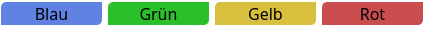
    <widget class="QFrame" name="frameFarbwahl">
     <property name="geometry">
      <rect>
       <x>704</x>
       <y>375</y>
       <width>424</width>
       <height>28</height>
      </rect>
     </property>
     <property name="styleSheet">
      <string notr="true">background-color: rgba(255, 255, 255, 0);</string>
     </property>
     <property name="frameShape">
      <enum>QFrame::StyledPanel</enum>
     </property>
     <property name="frameShadow">
      <enum>QFrame::Raised</enum>
     </property>
     <layout class="QHBoxLayout" name="horizontalLayout_2">
      <property name="leftMargin">
       <number>0</number>
      </property>
      <property name="topMargin">
       <number>1</number>
      </property>
      <property name="rightMargin">
       <number>0</number>
      </property>
      <property name="bottomMargin">
       <number>4</number>
      </property>
      <item>
       <widget class="QPushButton" name="pushButtonBlau">
        <property name="minimumSize">
         <size>
          <width>0</width>
          <height>23</height>
         </size>
        </property>
        <property name="font">
         <font>
          <family>Yu Gothic UI Semilight</family>
          <pointsize>12</pointsize>
         </font>
        </property>
        <property name="styleSheet">
         <string notr="true">QPushButton {
	background-color: rgb(96, 130, 226);
	border-top-left-radius : 5px;
    border-top-right-radius : 0px; 
	border-bottom-left-radius : 0px; 
	border-bottom-right-radius : 5px
}</string>
        </property>
        <property name="text">
         <string>Blau</string>
        </property>
       </widget>
      </item>
      <item>
       <widget class="QPushButton" name="pushButtonGruen">
        <property name="minimumSize">
         <size>
          <width>0</width>
          <height>23</height>
         </size>
        </property>
        <property name="font">
         <font>
          <family>Yu Gothic UI Semilight</family>
          <pointsize>12</pointsize>
         </font>
        </property>
        <property name="styleSheet">
         <string notr="true">QPushButton {
	background-color: rgb(43, 191, 43);
	border-top-left-radius : 5px;
    border-top-right-radius : 0px; 
	border-bottom-left-radius : 0px; 
	border-bottom-right-radius : 5px
}
</string>
        </property>
        <property name="text">
         <string>Grün</string>
        </property>
       </widget>
      </item>
      <item>
       <widget class="QPushButton" name="pushButtonGelb">
        <property name="minimumSize">
         <size>
          <width>0</width>
          <height>23</height>
         </size>
        </property>
        <property name="font">
         <font>
          <family>Yu Gothic UI Semilight</family>
          <pointsize>12</pointsize>
         </font>
        </property>
        <property name="styleSheet">
         <string notr="true">QPushButton {
	
	background-color: rgb(217, 191, 62);
	border-top-left-radius : 5px;
    border-top-right-radius : 0px; 
	border-bottom-left-radius : 0px; 
	border-bottom-right-radius : 5px
}
</string>
        </property>
        <property name="text">
         <string>Gelb</string>
        </property>
       </widget>
      </item>
      <item>
       <widget class="QPushButton" name="pushButtoRot">
        <property name="minimumSize">
         <size>
          <width>0</width>
          <height>23</height>
         </size>
        </property>
        <property name="font">
         <font>
          <family>Yu Gothic UI Semilight</family>
          <pointsize>12</pointsize>
         </font>
        </property>
        <property name="styleSheet">
         <string notr="true">QPushButton {
	background-color: rgb(202, 77, 77);
	border-top-left-radius : 5px;
    border-top-right-radius : 0px; 
	border-bottom-left-radius : 0px; 
	border-bottom-right-radius : 5px
}
</string>
        </property>
        <property name="text">
         <string>Rot</string>
        </property>
       </widget>
      </item>
     </layout>
    </widget>
